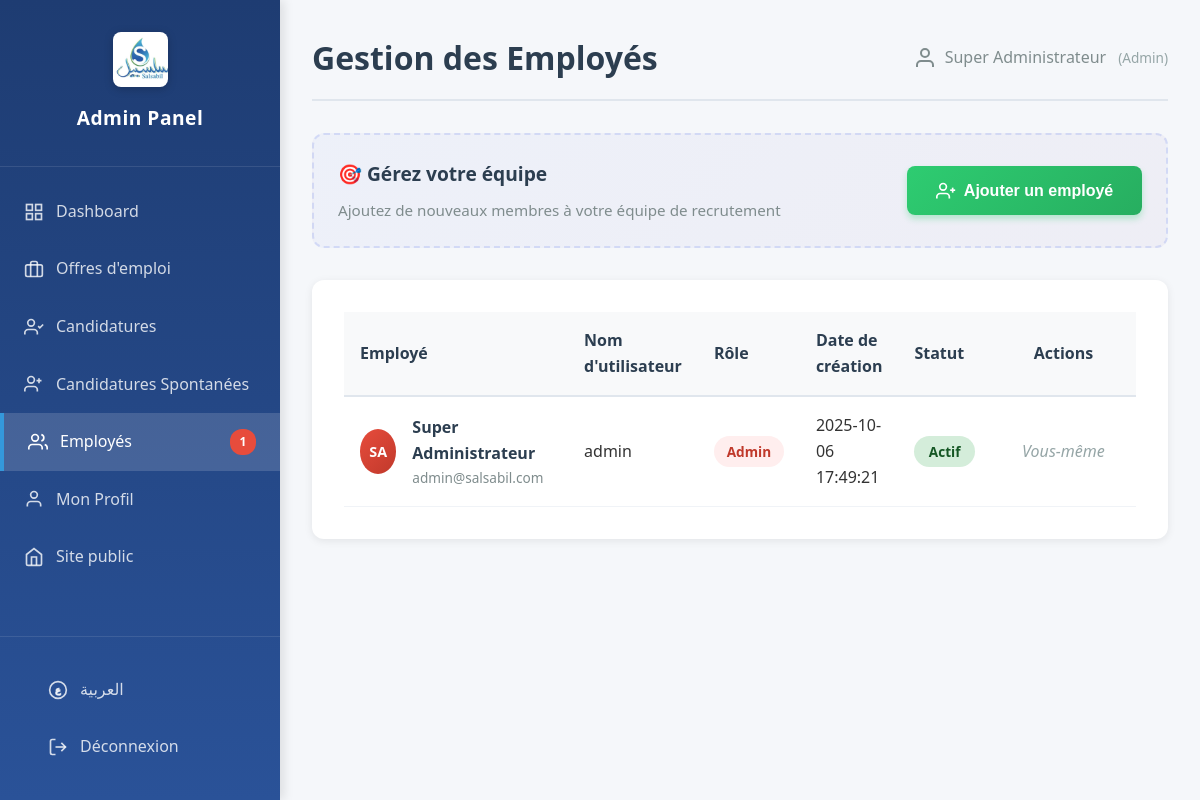
Page /admin/employees (signed in) on the committed database.
### tables this page shows
CREATE TABLE employees (
            id INTEGER PRIMARY KEY AUTOINCREMENT,
            username TEXT UNIQUE NOT NULL,
            password TEXT NOT NULL,
            prenom TEXT NOT NULL,
            nom TEXT NOT NULL,
            email TEXT UNIQUE NOT NULL,
            role TEXT NOT NULL,
            status TEXT DEFAULT 'actif',
            date_creation TEXT DEFAULT CURRENT_TIMESTAMP
        );

### app.py (the view)
@app.route('/admin/employees')
@login_required
@permission_required('view_employees')
def admin_employees():
    all_applications = get_all_applications()
    regular_applications = [app for app in all_applications if app.get('job_id') is not None]
    spontaneous_count = len([app for app in all_applications if app.get('job_id') is None])
    current_user = get_current_user()
    return render_template('admin/employees.html',
                         employees=get_all_employees(),
                         jobs=get_all_jobs(),
                         applications=regular_applications,
                         current_user=current_user,
                         permissions=ROLE_PERMISSIONS.get(current_user['role'], {}),
                         spontaneous_count=spontaneous_count)

### templates/admin/employees.html (shortened to what this page needs)
<!DOCTYPE html>
<html lang="{% if lang == 'ar' %}ar{% else %}fr{% endif %}" {% if lang == 'ar' %}dir="rtl"{% endif %}>
<head>
    <link rel="stylesheet" href="{{ url_for('static', filename='css/style.css') }}">
    <link rel="stylesheet" href="{{ url_for('static', filename='css/admin.css') }}">
</head>
<body>
    <div class="admin-layout">
        <aside class="admin-sidebar">
            <div class="sidebar-header">
                <img src="{{ url_for('static', filename='img/logo.jpeg') }}" alt="Logo Salsabil" class="logo-img">
                <h3>{% if lang == 'ar' %}لوحة التحكم{% else %}Admin Panel{% endif %}</h3>
            </div>
            <nav class="sidebar-nav">
                <a href="{{ url_for('admin_dashboard_ar' if lang == 'ar' else 'admin_dashboard') }}" class="nav-item">
                    <svg width="20" height="20" viewBox="0 0 24 24" fill="none" stroke="currentColor" stroke-width="2">
                        <rect x="3" y="3" width="7" height="7"></rect>
                        <rect x="14" y="3" width="7" height="7"></rect>
                        <rect x="14" y="14" width="7" height="7"></rect>
                        <rect x="3" y="14" width="7" height="7"></rect>
                    </svg>
                    {% if lang == 'ar' %}لوحة التحكم{% else %}Dashboard{% endif %}
                </a>
                <a href="{{ url_for('admin_jobs_ar' if lang == 'ar' else 'admin_jobs') }}" class="nav-item">
                    <svg width="20" height="20" viewBox="0 0 24 24" fill="none" stroke="currentColor" stroke-width="2">
                        <rect x="2" y="7" width="20" height="14" rx="2" ry="2"></rect>
                        <path d="M16 21V5a2 2 0 0 0-2-2h-4a2 2 0 0 0-2 2v16"></path>
                    </svg>
                    {% if lang == 'ar' %}عروض العمل{% else %}Offres d'emploi{% endif %}
                </a>
                <a href="{{ url_for('admin_applications_ar' if lang == 'ar' else 'admin_applications') }}" class="nav-item">
                    <svg width="20" height="20" viewBox="0 0 24 24" fill="none" stroke="currentColor" stroke-width="2">
                        <path d="M16 21v-2a4 4 0 0 0-4-4H5a4 4 0 0 0-4 4v2"></path>
                        <circle cx="8.5" cy="7" r="4"></circle>
                        <polyline points="17 11 19 13 23 9"></polyline>
                    </svg>
                    {% if lang == 'ar' %}الطلبات{% else %}Candidatures{% endif %}
                </a>
                <a href="{{ url_for('admin_spontaneous_applications_ar' if lang == 'ar' else 'admin_spontaneous_applications') }}" class="nav-item">
                    <svg width="20" height="20" viewBox="0 0 24 24" fill="none" stroke="currentColor" stroke-width="2">
                        <path d="M16 21v-2a4 4 0 0 0-4-4H5a4 4 0 0 0-4 4v2"></path>
                        <circle cx="8.5" cy="7" r="4"></circle>
                        <path d="M15 8h6m-3-3v6"></path>
                    </svg>
                    {% if lang == 'ar' %}طلبات عفوية{% else %}Candidatures Spontanées{% endif %}
                </a>
                {% if permissions.view_employees %}
                <a href="{{ url_for('admin_employees_ar' if lang == 'ar' else 'admin_employees') }}" class="nav-item active">
                    <svg width="20" height="20" viewBox="0 0 24 24" fill="none" stroke="currentColor" stroke-width="2">
                        <path d="M17 21v-2a4 4 0 0 0-4-4H5a4 4 0 0 0-4 4v2"></path>
                        <circle cx="8.5" cy="7" r="4"></circle>
                        <path d="M23 21v-2a4 4 0 0 0-3-3.87"></path>
                        <path d="M16 3.13a4 4 0 0 1 0 7.75"></path>
                    </svg>
                    {% if lang == 'ar' %}الموظفون{% else %}Employés{% endif %}
                    <span class="badge">{{ employees|length }}</span>
                </a>
                {% endif %}
                <a href="{{ url_for('admin_profile_ar' if lang == 'ar' else 'admin_profile') }}" class="nav-item">
                    <svg width="20" height="20" viewBox="0 0 24 24" fill="none" stroke="currentColor" stroke-width="2">
                        <path d="M20 21v-2a4 4 0 0 0-4-4H8a4 4 0 0 0-4 4v2"></path>
                        <circle cx="12" cy="7" r="4"></circle>
                    </svg>
                    {% if lang == 'ar' %}ملفي الشخصي{% else %}Mon Profil{% endif %}
                </a>
                <a href="{{ url_for('jobs_ar' if lang == 'ar' else 'jobs') }}" class="nav-item">
                    <svg width="20" height="20" viewBox="0 0 24 24" fill="none" stroke="currentColor" stroke-width="2">
                        <path d="M3 9l9-7 9 7v11a2 2 0 0 1-2 2H5a2 2 0 0 1-2-2z"></path>
                        <polyline points="9 22 9 12 15 12 15 22"></polyline>
                    </svg>
                    {% if lang == 'ar' %}الموقع العام{% else %}Site public{% endif %}
                </a>
            </nav>
            <div class="sidebar-footer">
                {% if lang == 'ar' %}
                <a href="{{ url_for('admin_employees') }}" class="nav-item">
                    <svg width="20" height="20" viewBox="0 0 24 24" fill="none" stroke="currentColor" stroke-width="2">
                        <circle cx="12" cy="12" r="10"></circle>
                        <text x="12" y="16" text-anchor="middle" font-size="12" fill="currentColor">FR</text>
                    </svg>
                    Français
                </a>
                {% else %}
                <a href="{{ url_for('admin_employees_ar') }}" class="nav-item">
                    <svg width="20" height="20" viewBox="0 0 24 24" fill="none" stroke="currentColor" stroke-width="2">
                        <circle cx="12" cy="12" r="10"></circle>
                        <text x="12" y="16" text-anchor="middle" font-size="10" fill="currentColor">ع</text>
                    </svg>
                    العربية
                </a>
                {% endif %}
                <a href="{{ url_for('admin_logout') }}" class="nav-item logout">
                    <svg width="20" height="20" viewBox="0 0 24 24" fill="none" stroke="currentColor" stroke-width="2">
                        <path d="M9 21H5a2 2 0 0 1-2-2V5a2 2 0 0 1 2-2h4"></path>
                        <polyline points="16 17 21 12 16 7"></polyline>
                        <line x1="21" y1="12" x2="9" y2="12"></line>
                    </svg>
                    {% if lang == 'ar' %}تسجيل الخروج{% else %}Déconnexion{% endif %}
                </a>
            </div>
        </aside>
        <main class="admin-main">
            <div class="admin-header">
                <h1>{% if lang == 'ar' %}إدارة الموظفين{% else %}Gestion des Employés{% endif %}</h1>
                <div class="admin-user">
                    <svg width="24" height="24" viewBox="0 0 24 24" fill="none" stroke="currentColor" stroke-width="2">
                        <path d="M20 21v-2a4 4 0 0 0-4-4H8a4 4 0 0 0-4 4v2"></path>
                        <circle cx="12" cy="7" r="4"></circle>
                    </svg>
                    <span>{{ current_user.prenom if current_user else 'Admin' }} {{ current_user.nom if current_user else '' }}</span>
                    {% if current_user and current_user.role %}
                    <span class="user-role">({{ current_user.role|capitalize }})</span>
                    {% endif %}
                </div>
            </div>
            {% if permissions.add_employee %}
            <div class="action-bar">
                <div class="action-bar-text">
                    <h3>{% if lang == 'ar' %}🎯 إدارة فريقك{% else %}🎯 Gérez votre équipe{% endif %}</h3>
                    <p>{% if lang == 'ar' %}أضف أعضاء جدد إلى فريق التوظيف{% else %}Ajoutez de nouveaux membres à votre équipe de recrutement{% endif %}</p>
                </div>
                <button class="btn-add-job" onclick="openEmployeeModal()">
                    <svg width="20" height="20" viewBox="0 0 24 24" fill="none" stroke="currentColor" stroke-width="2">
                        <path d="M16 21v-2a4 4 0 0 0-4-4H5a4 4 0 0 0-4 4v2"></path>
                        <circle cx="8.5" cy="7" r="4"></circle>
                        <line x1="20" y1="8" x2="20" y2="14"></line>
                        <line x1="23" y1="11" x2="17" y2="11"></line>
                    </svg>
                    {% if lang == 'ar' %}إضافة موظف{% else %}Ajouter un employé{% endif %}
                </button>
            </div>
            {% endif %}
            <div class="content-section">
                <div class="table-container">
                    <table class="admin-table">
                        <thead>
                            <tr>
                                <th>{% if lang == 'ar' %}الموظف{% else %}Employé{% endif %}</th>
                                <th>{% if lang == 'ar' %}اسم المستخدم{% else %}Nom d'utilisateur{% endif %}</th>
                                <th>{% if lang == 'ar' %}الدور{% else %}Rôle{% endif %}</th>
                                <th>{% if lang == 'ar' %}تاريخ الإنشاء{% else %}Date de création{% endif %}</th>
                                <th>{% if lang == 'ar' %}الحالة{% else %}Statut{% endif %}</th>
                                <th>{% if lang == 'ar' %}الإجراءات{% else %}Actions{% endif %}</th>
                            </tr>
                        </thead>
                        <tbody>
                            {% for emp in employees %}
                            <tr>
                                <td>
                                    <div class="candidate-info">
                                        <div class="candidate-avatar employee-avatar-{{ emp.role }}">
                                            {{ emp.prenom[0] }}{{ emp.nom[0] }}
                                        </div>
                                        <div>
                                            <div class="candidate-name">{{ emp.prenom }} {{ emp.nom }}</div>
                                            <div class="candidate-email">{{ emp.email }}</div>
                                        </div>
                                    </div>
                                </td>
                                <td>{{ emp.username }}</td>
                                <td>
                                    <span class="role-badge role-{{ emp.role }}">
                                        {% if lang == 'ar' %}
                                            {% if emp.role == 'admin' %}مدير
                                            {% elif emp.role == 'hr' %}موارد بشرية
                                            {% elif emp.role == 'recruteur' %}موظف توظيف
                                            {% else %}{{ emp.role|capitalize }}{% endif %}
                                        {% else %}
                                            {{ emp.role|capitalize }}
                                        {% endif %}
                                    </span>
                                </td>
                                <td>{{ emp.date_creation }}</td>
                                <td>
                                    <span class="status-badge status-{{ emp.status }}">
                                        {% if lang == 'ar' %}
                                            {% if emp.status == 'actif' %}نشط
                                            {% elif emp.status == 'inactif' %}غير نشط
                                            {% else %}{{ emp.status|capitalize }}{% endif %}
                                        {% else %}
                                            {{ emp.status|capitalize }}
                                        {% endif %}
                                    </span>
                                </td>
                                <td>
                                    {% if emp.id != current_user.id %}
                                        <div class="action-buttons-inline">
                                            {% if permissions.edit_employee %}
                                            <form method="POST" action="{{ url_for('admin_toggle_employee_status', emp_id=emp.id) }}" style="display: inline;">
                                                <button type="submit" class="btn-toggle" title="{% if lang == 'ar' %}{{ 'تفعيل' if emp.status == 'inactif' else 'تعطيل' }}{% else %}{{ 'Activer' if emp.status == 'inactif' else 'Désactiver' }}{% endif %}">
                                                    <svg width="18" height="18" viewBox="0 0 24 24" fill="none" stroke="currentColor" stroke-width="2">
                                                        <rect x="3" y="11" width="18" height="11" rx="2" ry="2"></rect>
                                                        <path d="M7 11V7a5 5 0 0 1 10 0v4"></path>
                                                    </svg>
                                                </button>
                                            </form>
                                            {% endif %}
                                            {% if permissions.delete_employee %}
                                            <form method="POST" action="{{ url_for('admin_delete_employee', emp_id=emp.id) }}" style="display: inline;" onsubmit="return confirm(&quot;{% if lang == 'ar' %}هل أنت متأكد من حذف هذا الموظف؟{% else %}Êtes-vous sûr de vouloir supprimer cet employé ?{% endif %}&quot;);">
                                                <button type="submit" class="btn-delete-job" title="{% if lang == 'ar' %}حذف{% else %}Supprimer{% endif %}">
                                                    <svg width="18" height="18" viewBox="0 0 24 24" fill="none" stroke="currentColor" stroke-width="2">
                                                        <polyline points="3 6 5 6 21 6"></polyline>
                                                        <path d="M19 6v14a2 2 0 0 1-2 2H7a2 2 0 0 1-2-2V6m3 0V4a2 2 0 0 1 2-2h4a2 2 0 0 1 2 2v2"></path>
                                                    </svg>
                                                </button>
                                            </form>
                                            {% endif %}
                                        </div>
                                    {% else %}
                                        <span class="text-muted">{% if lang == 'ar' %}أنت{% else %}Vous-même{% endif %}</span>
                                    {% endif %}
                                </td>
                            </tr>
                            {% endfor %}
                        </tbody>
                    </table>
                </div>
            </div>
        </main>
    </div>
</body>
</html>

### rows in the picture
employees: prenom "Super", nom "Administrateur", role "Admin", prenom "S", nom "A", email "admin@salsabil.com", username "admin", date_creation "2025-10-06 17:49:21", status "Actif", shows "Vous-même"

### other values in the picture
{{ employees|length }} "1"
